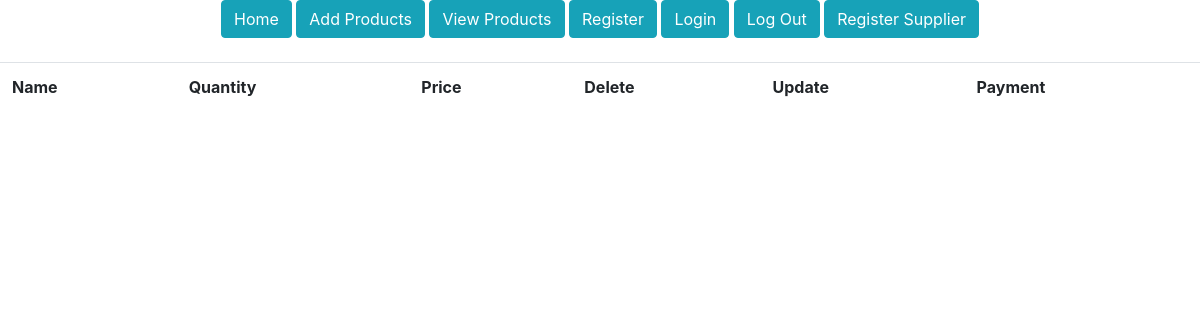
The app's page /products/ (signed in), older data.
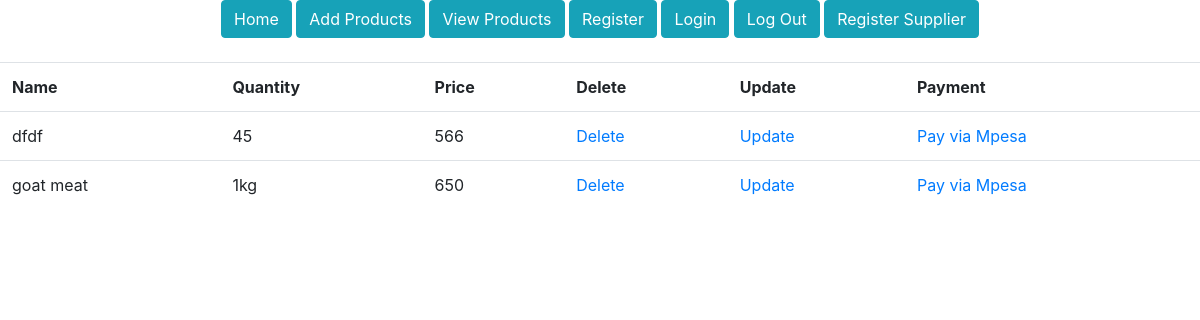
The same page, newer data.
### midMorningDjangoRegistration1/models.py (models this page shows)
class Product (models.Model) :
    prod_name = models. CharField(max_length =30, blank = False, null = False)
    prod_quantity = models. CharField(max_length=30, blank=False, null=False)
    prod_price = models. CharField(max_length=30, blank=False, null=False)

### midMorningDjangoRegistration1/views.py (the view)
# urls.py: path('products/', general_views.view_products, name='product'),
@login_required
def view_products(request) :
    products = Product.objects.all()
    return render(request, 'products.html', {'products': products})

### templates/products.html
{% extends 'base.html' %}
{% block content %}
    <div class="row">
    <div class="col-12">
        <table class="table">
            <tr>
                <th>Name</th>
                <th>Quantity</th>
                <th>Price</th>
                <th>Delete</th>
                <th>Update</th>
                <th>Payment</th>
            </tr>
            {% for product in products %}
            <tr>
                 <td>{{ product.prod_name }}</td>
                <td>{{ product.prod_quantity }}</td>
                <td>{{ product.prod_price }}</td>
                <td><a href="/delete-product/{{ product.id }}">Delete</a></td>
                <td><a href="/update-product/{{ product.id }}">Update</a></td>
                <td><a href="/payment/{{ product.id }}">Pay via Mpesa</a></td>
            </tr>
               {% endfor %}
        </table>
    </div>
    </div>
{% endblock %}

Row changes from the older to the newer data that the page shows:
added Product: prod_name "dfdf", prod_quantity "45", prod_price "566"
added Product: prod_name "goat meat", prod_quantity "1kg", prod_price "650"
